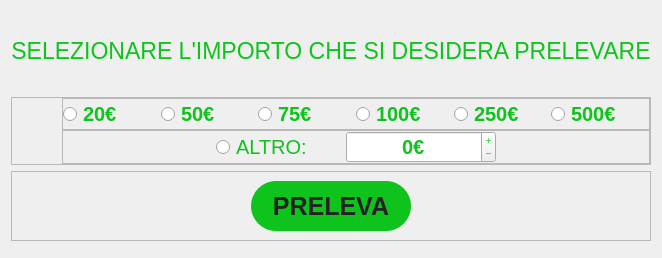
      <widget class="QWidget" name="page_2">
       <layout class="QVBoxLayout" name="verticalLayout_3">
        <item>
         <widget class="QLabel" name="label_7">
          <property name="minimumSize">
           <size>
            <width>0</width>
            <height>80</height>
           </size>
          </property>
          <property name="maximumSize">
           <size>
            <width>16777215</width>
            <height>200</height>
           </size>
          </property>
          <property name="font">
           <font>
            <pointsize>17</pointsize>
            <bold>false</bold>
           </font>
          </property>
          <property name="styleSheet">
           <string notr="true">color: #0dc31c;</string>
          </property>
          <property name="text">
           <string>SELEZIONARE L'IMPORTO CHE SI DESIDERA PRELEVARE</string>
          </property>
          <property name="textFormat">
           <enum>Qt::RichText</enum>
          </property>
          <property name="alignment">
           <set>Qt::AlignCenter</set>
          </property>
         </widget>
        </item>
        <item>
         <widget class="QFrame" name="frame_4">
          <property name="frameShape">
           <enum>QFrame::StyledPanel</enum>
          </property>
          <property name="frameShadow">
           <enum>QFrame::Raised</enum>
          </property>
          <layout class="QVBoxLayout" name="verticalLayout">
           <property name="spacing">
            <number>0</number>
           </property>
           <property name="leftMargin">
            <number>50</number>
           </property>
           <property name="topMargin">
            <number>0</number>
           </property>
           <property name="rightMargin">
            <number>0</number>
           </property>
           <property name="bottomMargin">
            <number>0</number>
           </property>
           <item>
            <widget class="QFrame" name="frame_2">
             <property name="frameShape">
              <enum>QFrame::StyledPanel</enum>
             </property>
             <property name="frameShadow">
              <enum>QFrame::Raised</enum>
             </property>
             <layout class="QHBoxLayout" name="horizontalLayout_2">
              <property name="spacing">
               <number>0</number>
              </property>
              <property name="leftMargin">
               <number>0</number>
              </property>
              <property name="topMargin">
               <number>0</number>
              </property>
              <property name="rightMargin">
               <number>0</number>
              </property>
              <property name="bottomMargin">
               <number>0</number>
              </property>
              <item>
               <widget class="QRadioButton" name="radioButton">
                <property name="font">
                 <font>
                  <pointsize>15</pointsize>
                  <bold>true</bold>
                 </font>
                </property>
                <property name="cursor">
                 <cursorShape>PointingHandCursor</cursorShape>
                </property>
                <property name="styleSheet">
                 <string notr="true">color: #0dc31c;</string>
                </property>
                <property name="text">
                 <string>20€</string>
                </property>
                <property name="autoExclusive">
                 <bool>true</bool>
                </property>
                <attribute name="buttonGroup">
                 <string notr="true">buttonGroup</string>
                </attribute>
               </widget>
              </item>
              <item>
               <widget class="QRadioButton" name="radioButton_2">
                <property name="font">
                 <font>
                  <pointsize>15</pointsize>
                  <bold>true</bold>
                 </font>
                </property>
                <property name="cursor">
                 <cursorShape>PointingHandCursor</cursorShape>
                </property>
                <property name="styleSheet">
                 <string notr="true">color: #0dc31c;
</string>
                </property>
                <property name="text">
                 <string>50€</string>
                </property>
                <property name="autoExclusive">
                 <bool>true</bool>
                </property>
                <attribute name="buttonGroup">
                 <string notr="true">buttonGroup</string>
                </attribute>
               </widget>
              </item>
              <item>
               <widget class="QRadioButton" name="radioButton_3">
                <property name="font">
                 <font>
                  <pointsize>15</pointsize>
                  <bold>true</bold>
                 </font>
                </property>
                <property name="cursor">
                 <cursorShape>PointingHandCursor</cursorShape>
                </property>
                <property name="styleSheet">
                 <string notr="true">color: #0dc31c;</string>
                </property>
                <property name="text">
                 <string>75€</string>
                </property>
                <property name="autoExclusive">
                 <bool>true</bool>
                </property>
                <attribute name="buttonGroup">
                 <string notr="true">buttonGroup</string>
                </attribute>
               </widget>
              </item>
              <item>
               <widget class="QRadioButton" name="radioButton_4">
                <property name="font">
                 <font>
                  <pointsize>15</pointsize>
                  <bold>true</bold>
                 </font>
                </property>
                <property name="cursor">
                 <cursorShape>PointingHandCursor</cursorShape>
                </property>
                <property name="styleSheet">
                 <string notr="true">color: #0dc31c;</string>
                </property>
                <property name="text">
                 <string>100€</string>
                </property>
                <property name="autoExclusive">
                 <bool>true</bool>
                </property>
                <attribute name="buttonGroup">
                 <string notr="true">buttonGroup</string>
                </attribute>
               </widget>
              </item>
              <item>
               <widget class="QRadioButton" name="radioButton_5">
                <property name="font">
                 <font>
                  <pointsize>15</pointsize>
                  <bold>true</bold>
                 </font>
                </property>
                <property name="cursor">
                 <cursorShape>PointingHandCursor</cursorShape>
                </property>
                <property name="styleSheet">
                 <string notr="true">color: #0dc31c;</string>
                </property>
                <property name="text">
                 <string>250€</string>
                </property>
                <property name="autoExclusive">
                 <bool>true</bool>
                </property>
                <attribute name="buttonGroup">
                 <string notr="true">buttonGroup</string>
                </attribute>
               </widget>
              </item>
              <item>
               <widget class="QRadioButton" name="radioButton_6">
                <property name="font">
                 <font>
                  <pointsize>15</pointsize>
                  <bold>true</bold>
                 </font>
                </property>
                <property name="cursor">
                 <cursorShape>PointingHandCursor</cursorShape>
                </property>
                <property name="contextMenuPolicy">
                 <enum>Qt::ActionsContextMenu</enum>
                </property>
                <property name="layoutDirection">
                 <enum>Qt::LeftToRight</enum>
                </property>
                <property name="styleSheet">
                 <string notr="true">color: #0dc31c;</string>
                </property>
                <property name="text">
                 <string>500€</string>
                </property>
                <property name="autoRepeat">
                 <bool>false</bool>
                </property>
                <property name="autoExclusive">
                 <bool>true</bool>
                </property>
                <attribute name="buttonGroup">
                 <string notr="true">buttonGroup</string>
                </attribute>
               </widget>
              </item>
             </layout>
            </widget>
           </item>
           <item>
            <widget class="QFrame" name="frame_3">
             <property name="frameShape">
              <enum>QFrame::StyledPanel</enum>
             </property>
             <property name="frameShadow">
              <enum>QFrame::Raised</enum>
             </property>
             <layout class="QHBoxLayout" name="horizontalLayout_3">
              <property name="spacing">
               <number>0</number>
              </property>
              <property name="leftMargin">
               <number>0</number>
              </property>
              <property name="topMargin">
               <number>0</number>
              </property>
              <property name="rightMargin">
               <number>0</number>
              </property>
              <property name="bottomMargin">
               <number>0</number>
              </property>
              <item>
               <spacer name="horizontalSpacer">
                <property name="orientation">
                 <enum>Qt::Horizontal</enum>
                </property>
                <property name="sizeHint" stdset="0">
                 <size>
                  <width>40</width>
                  <height>20</height>
                 </size>
                </property>
               </spacer>
              </item>
              <item>
               <widget class="QRadioButton" name="radioButton_7">
                <property name="minimumSize">
                 <size>
                  <width>130</width>
                  <height>0</height>
                 </size>
                </property>
                <property name="maximumSize">
                 <size>
                  <width>300</width>
                  <height>16777215</height>
                 </size>
                </property>
                <property name="font">
                 <font>
                  <pointsize>15</pointsize>
                  <bold>false</bold>
                 </font>
                </property>
                <property name="styleSheet">
                 <string notr="true">color: #0dc31c;</string>
                </property>
                <property name="text">
                 <string>ALTRO:</string>
                </property>
                <attribute name="buttonGroup">
                 <string notr="true">buttonGroup</string>
                </attribute>
               </widget>
              </item>
              <item>
               <widget class="QSpinBox" name="spinBox">
                <property name="minimumSize">
                 <size>
                  <width>150</width>
                  <height>30</height>
                 </size>
                </property>
                <property name="maximumSize">
                 <size>
                  <width>200</width>
                  <height>35</height>
                 </size>
                </property>
                <property name="font">
                 <font>
                  <pointsize>15</pointsize>
                  <bold>true</bold>
                 </font>
                </property>
                <property name="layoutDirection">
                 <enum>Qt::LeftToRight</enum>
                </property>
                <property name="styleSheet">
                 <string notr="true">color: #0dc31c;</string>
                </property>
                <property name="wrapping">
                 <bool>true</bool>
                </property>
                <property name="frame">
                 <bool>true</bool>
                </property>
                <property name="alignment">
                 <set>Qt::AlignCenter</set>
                </property>
                <property name="buttonSymbols">
                 <enum>QAbstractSpinBox::PlusMinus</enum>
                </property>
                <property name="suffix">
                 <string>€</string>
                </property>
                <property name="maximum">
                 <number>10000</number>
                </property>
                <property name="singleStep">
                 <number>10</number>
                </property>
                <property name="value">
                 <number>0</number>
                </property>
               </widget>
              </item>
              <item>
               <spacer name="horizontalSpacer_2">
                <property name="orientation">
                 <enum>Qt::Horizontal</enum>
                </property>
                <property name="sizeHint" stdset="0">
                 <size>
                  <width>40</width>
                  <height>20</height>
                 </size>
                </property>
               </spacer>
              </item>
             </layout>
            </widget>
           </item>
          </layout>
         </widget>
        </item>
        <item>
         <widget class="QFrame" name="frame_5">
          <property name="frameShape">
           <enum>QFrame::StyledPanel</enum>
          </property>
          <property name="frameShadow">
           <enum>QFrame::Raised</enum>
          </property>
          <layout class="QHBoxLayout" name="horizontalLayout_4">
           <item>
            <widget class="QPushButton" name="pushButton_6">
             <property name="minimumSize">
              <size>
               <width>160</width>
               <height>50</height>
              </size>
             </property>
             <property name="maximumSize">
              <size>
               <width>160</width>
               <height>50</height>
              </size>
             </property>
             <property name="font">
              <font>
               <pointsize>19</pointsize>
               <bold>true</bold>
              </font>
             </property>
             <property name="cursor">
              <cursorShape>PointingHandCursor</cursorShape>
             </property>
             <property name="styleSheet">
              <string notr="true">background: #0dc31c;
border-radius: 25px;
color: rgb(35, 35, 35);


</string>
             </property>
             <property name="text">
              <string>PRELEVA</string>
             </property>
            </widget>
           </item>
          </layout>
         </widget>
        </item>
        <item>
         <widget class="QFrame" name="frame_6">
          <property name="frameShape">
           <enum>QFrame::StyledPanel</enum>
          </property>
          <property name="frameShadow">
           <enum>QFrame::Raised</enum>
          </property>
          <widget class="QLabel" name="label_11">
           <property name="geometry">
            <rect>
             <x>30</x>
             <y>40</y>
             <width>800</width>
             <height>40</height>
            </rect>
           </property>
           <property name="minimumSize">
            <size>
             <width>800</width>
             <height>40</height>
            </size>
           </property>
           <property name="maximumSize">
            <size>
             <width>800</width>
             <height>16777215</height>
            </size>
           </property>
           <property name="font">
            <font>
             <pointsize>18</pointsize>
            </font>
           </property>
           <property name="styleSheet">
            <string notr="true">color: #0dc31c;</string>
           </property>
           <property name="text">
            <string>SONO STATI CORRETTAMENTE PRELEVATI 200 $</string>
           </property>
           <property name="alignment">
            <set>Qt::AlignCenter</set>
           </property>
          </widget>
         </widget>
        </item>
       </layout>
      </widget>
